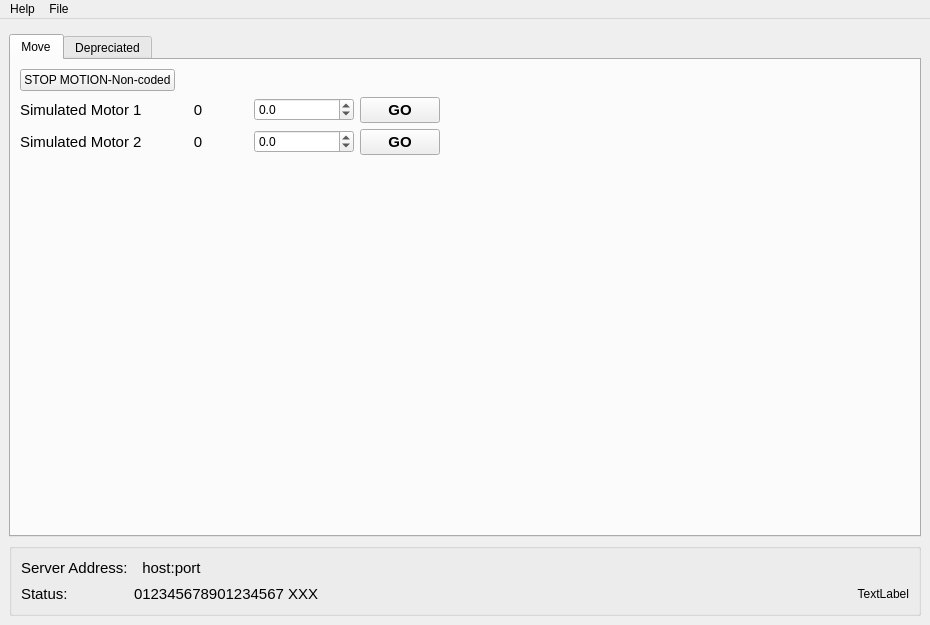
<?xml version="1.0" encoding="UTF-8"?>
<ui version="4.0">
 <class>MainWindow</class>
 <widget class="QMainWindow" name="MainWindow">
  <property name="geometry">
   <rect>
    <x>0</x>
    <y>0</y>
    <width>930</width>
    <height>625</height>
   </rect>
  </property>
  <property name="windowTitle">
   <string>MainWindow</string>
  </property>
  <widget class="QWidget" name="centralwidget">
   <layout class="QVBoxLayout" name="verticalLayout_2">
    <item>
     <layout class="QVBoxLayout" name="verticalLayout_base">
      <property name="spacing">
       <number>0</number>
      </property>
      <property name="sizeConstraint">
       <enum>QLayout::SetDefaultConstraint</enum>
      </property>
      <item>
       <layout class="QHBoxLayout" name="horizontalLayout_bottom">
        <property name="spacing">
         <number>6</number>
        </property>
        <property name="topMargin">
         <number>6</number>
        </property>
        <item>
         <widget class="QTabWidget" name="tabWidget">
          <property name="currentIndex">
           <number>0</number>
          </property>
          <widget class="QWidget" name="tab_move">
           <attribute name="title">
            <string>Move</string>
           </attribute>
           <layout class="QVBoxLayout" name="verticalLayout_5">
            <item>
             <layout class="QVBoxLayout" name="verticalLayout_4">
              <item>
               <layout class="QGridLayout" name="gridLayout">
                <item row="0" column="0">
                 <widget class="QPushButton" name="pushButton_motor_all_stop">
                  <property name="text">
                   <string>STOP MOTION-Non-coded</string>
                  </property>
                 </widget>
                </item>
                <item row="0" column="1">
                 <spacer name="horizontalSpacer_3">
                  <property name="orientation">
                   <enum>Qt::Horizontal</enum>
                  </property>
                  <property name="sizeHint" stdset="0">
                   <size>
                    <width>40</width>
                    <height>20</height>
                   </size>
                  </property>
                 </spacer>
                </item>
               </layout>
              </item>
             </layout>
            </item>
            <item>
             <layout class="QGridLayout" name="gridLayout_4">
              <item row="2" column="0">
               <spacer name="verticalSpacer">
                <property name="orientation">
                 <enum>Qt::Vertical</enum>
                </property>
                <property name="sizeHint" stdset="0">
                 <size>
                  <width>20</width>
                  <height>40</height>
                 </size>
                </property>
               </spacer>
              </item>
              <item row="0" column="1">
               <widget class="QLabel" name="label_motor_one_pos">
                <property name="minimumSize">
                 <size>
                  <width>100</width>
                  <height>20</height>
                 </size>
                </property>
                <property name="font">
                 <font>
                  <pointsize>11</pointsize>
                 </font>
                </property>
                <property name="layoutDirection">
                 <enum>Qt::LeftToRight</enum>
                </property>
                <property name="text">
                 <string>0</string>
                </property>
                <property name="alignment">
                 <set>Qt::AlignCenter</set>
                </property>
               </widget>
              </item>
              <item row="0" column="4">
               <spacer name="horizontalSpacer_2">
                <property name="orientation">
                 <enum>Qt::Horizontal</enum>
                </property>
                <property name="sizeHint" stdset="0">
                 <size>
                  <width>40</width>
                  <height>20</height>
                 </size>
                </property>
               </spacer>
              </item>
              <item row="0" column="0">
               <widget class="QLabel" name="label_motor_one_name">
                <property name="font">
                 <font>
                  <pointsize>11</pointsize>
                 </font>
                </property>
                <property name="text">
                 <string>Simulated Motor 1</string>
                </property>
               </widget>
              </item>
              <item row="1" column="0">
               <widget class="QLabel" name="label_motor_two_name">
                <property name="font">
                 <font>
                  <pointsize>11</pointsize>
                 </font>
                </property>
                <property name="text">
                 <string>Simulated Motor 2</string>
                </property>
               </widget>
              </item>
              <item row="1" column="1">
               <widget class="QLabel" name="label_motor_two_pos">
                <property name="minimumSize">
                 <size>
                  <width>100</width>
                  <height>20</height>
                 </size>
                </property>
                <property name="font">
                 <font>
                  <pointsize>11</pointsize>
                 </font>
                </property>
                <property name="text">
                 <string>0</string>
                </property>
                <property name="alignment">
                 <set>Qt::AlignCenter</set>
                </property>
               </widget>
              </item>
              <item row="1" column="4">
               <spacer name="horizontalSpacer_4">
                <property name="orientation">
                 <enum>Qt::Horizontal</enum>
                </property>
                <property name="sizeHint" stdset="0">
                 <size>
                  <width>40</width>
                  <height>20</height>
                 </size>
                </property>
               </spacer>
              </item>
              <item row="1" column="2">
               <widget class="QDoubleSpinBox" name="doubleSpinBox_motor_two_moveto">
                <property name="minimumSize">
                 <size>
                  <width>100</width>
                  <height>20</height>
                 </size>
                </property>
                <property name="decimals">
                 <number>1</number>
                </property>
                <property name="minimum">
                 <double>-100.000000000000000</double>
                </property>
               </widget>
              </item>
              <item row="0" column="2">
               <widget class="QDoubleSpinBox" name="doubleSpinBox_motor_one_moveto">
                <property name="minimumSize">
                 <size>
                  <width>100</width>
                  <height>20</height>
                 </size>
                </property>
                <property name="decimals">
                 <number>1</number>
                </property>
                <property name="minimum">
                 <double>-100.000000000000000</double>
                </property>
               </widget>
              </item>
              <item row="0" column="3">
               <widget class="QPushButton" name="pushButton_motor_one_movego">
                <property name="font">
                 <font>
                  <pointsize>11</pointsize>
                  <weight>75</weight>
                  <bold>true</bold>
                 </font>
                </property>
                <property name="text">
                 <string>GO</string>
                </property>
               </widget>
              </item>
              <item row="1" column="3">
               <widget class="QPushButton" name="pushButton_motor_two_movego">
                <property name="font">
                 <font>
                  <pointsize>11</pointsize>
                  <weight>75</weight>
                  <bold>true</bold>
                 </font>
                </property>
                <property name="text">
                 <string>GO</string>
                </property>
               </widget>
              </item>
             </layout>
            </item>
           </layout>
          </widget>
          <widget class="QWidget" name="tab_1">
           <attribute name="title">
            <string>Depreciated</string>
           </attribute>
           <layout class="QVBoxLayout" name="verticalLayout_3">
            <item>
             <layout class="QVBoxLayout" name="verticalLayout">
              <item>
               <widget class="QGraphicsView" name="graphicsView"/>
              </item>
              <item>
               <widget class="QGroupBox" name="groupBox_example">
                <property name="title">
                 <string>GroupBox</string>
                </property>
                <layout class="QGridLayout" name="gridLayout_3">
                 <item row="0" column="0">
                  <layout class="QGridLayout" name="gridLayout_2">
                   <item row="0" column="0">
                    <widget class="QLabel" name="label_1">
                     <property name="text">
                      <string>X Pixel:</string>
                     </property>
                    </widget>
                   </item>
                   <item row="0" column="3">
                    <widget class="QLabel" name="label_pixel_y">
                     <property name="minimumSize">
                      <size>
                       <width>100</width>
                       <height>20</height>
                      </size>
                     </property>
                     <property name="text">
                      <string/>
                     </property>
                    </widget>
                   </item>
                   <item row="0" column="2">
                    <widget class="QLabel" name="label_2">
                     <property name="text">
                      <string>Y Pixel:</string>
                     </property>
                    </widget>
                   </item>
                   <item row="0" column="1">
                    <widget class="QLabel" name="label_pixel_x">
                     <property name="minimumSize">
                      <size>
                       <width>100</width>
                       <height>20</height>
                      </size>
                     </property>
                     <property name="text">
                      <string/>
                     </property>
                    </widget>
                   </item>
                   <item row="0" column="4">
                    <spacer name="horizontalSpacer">
                     <property name="orientation">
                      <enum>Qt::Horizontal</enum>
                     </property>
                     <property name="sizeHint" stdset="0">
                      <size>
                       <width>40</width>
                       <height>20</height>
                      </size>
                     </property>
                    </spacer>
                   </item>
                  </layout>
                 </item>
                </layout>
               </widget>
              </item>
             </layout>
            </item>
           </layout>
          </widget>
         </widget>
        </item>
       </layout>
      </item>
      <item>
       <layout class="QHBoxLayout" name="horizontalLayout">
        <property name="topMargin">
         <number>6</number>
        </property>
        <item>
         <widget class="QGroupBox" name="groupBox_statusBar">
          <property name="title">
           <string/>
          </property>
          <layout class="QGridLayout" name="gridLayout_15">
           <item row="0" column="0">
            <layout class="QGridLayout" name="gridLayout_14">
             <item row="1" column="9">
              <widget class="QLabel" name="label_system_time">
               <property name="minimumSize">
                <size>
                 <width>250</width>
                 <height>0</height>
                </size>
               </property>
               <property name="maximumSize">
                <size>
                 <width>250</width>
                 <height>16777215</height>
                </size>
               </property>
               <property name="text">
                <string>TextLabel</string>
               </property>
               <property name="alignment">
                <set>Qt::AlignRight|Qt::AlignTrailing|Qt::AlignVCenter</set>
               </property>
              </widget>
             </item>
             <item row="1" column="8">
              <spacer name="horizontalSpacer_5">
               <property name="orientation">
                <enum>Qt::Horizontal</enum>
               </property>
               <property name="sizeHint" stdset="0">
                <size>
                 <width>40</width>
                 <height>20</height>
                </size>
               </property>
              </spacer>
             </item>
             <item row="1" column="0">
              <widget class="QLabel" name="label_status_label">
               <property name="font">
                <font>
                 <pointsize>11</pointsize>
                </font>
               </property>
               <property name="text">
                <string>Status:</string>
               </property>
              </widget>
             </item>
             <item row="1" column="1">
              <widget class="QLabel" name="label_status_msg">
               <property name="minimumSize">
                <size>
                 <width>300</width>
                 <height>0</height>
                </size>
               </property>
               <property name="maximumSize">
                <size>
                 <width>300</width>
                 <height>16777215</height>
                </size>
               </property>
               <property name="font">
                <font>
                 <pointsize>11</pointsize>
                </font>
               </property>
               <property name="text">
                <string>012345678901234567 XXX </string>
               </property>
              </widget>
             </item>
             <item row="0" column="0">
              <widget class="QLabel" name="label_server_label">
               <property name="font">
                <font>
                 <pointsize>11</pointsize>
                </font>
               </property>
               <property name="text">
                <string>Server Address:</string>
               </property>
              </widget>
             </item>
             <item row="0" column="1">
              <widget class="QLabel" name="label_server_address">
               <property name="font">
                <font>
                 <pointsize>11</pointsize>
                </font>
               </property>
               <property name="text">
                <string>  host:port </string>
               </property>
              </widget>
             </item>
             <item row="0" column="8">
              <spacer name="horizontalSpacer_6">
               <property name="orientation">
                <enum>Qt::Horizontal</enum>
               </property>
               <property name="sizeHint" stdset="0">
                <size>
                 <width>40</width>
                 <height>20</height>
                </size>
               </property>
              </spacer>
             </item>
            </layout>
           </item>
          </layout>
         </widget>
        </item>
       </layout>
      </item>
     </layout>
    </item>
   </layout>
  </widget>
  <widget class="QMenuBar" name="menubar">
   <property name="geometry">
    <rect>
     <x>0</x>
     <y>0</y>
     <width>930</width>
     <height>25</height>
    </rect>
   </property>
   <widget class="QMenu" name="menuHelp">
    <property name="title">
     <string>Help</string>
    </property>
    <widget class="QMenu" name="menuDebugging">
     <property name="title">
      <string>Debugging</string>
     </property>
     <addaction name="action_pv_list"/>
     <addaction name="action_var_list"/>
    </widget>
    <addaction name="action_about"/>
    <addaction name="menuDebugging"/>
   </widget>
   <widget class="QMenu" name="menuSetup">
    <property name="title">
     <string>File</string>
    </property>
   </widget>
   <addaction name="menuHelp"/>
   <addaction name="menuSetup"/>
  </widget>
  <action name="action_about">
   <property name="text">
    <string>About</string>
   </property>
  </action>
  <action name="action_pv_list">
   <property name="text">
    <string>PV List</string>
   </property>
  </action>
  <action name="action_var_list">
   <property name="text">
    <string>VAR List</string>
   </property>
  </action>
  <action name="action_toggle_viewport">
   <property name="text">
    <string>Toggle View Port Frame</string>
   </property>
  </action>
  <action name="action_toggle_label_frames">
   <property name="text">
    <string>Toggle Label Frames</string>
   </property>
  </action>
  <action name="action_toggle_click_regions">
   <property name="text">
    <string>Toggle Click Regions</string>
   </property>
  </action>
  <action name="action_random_lines_draw">
   <property name="text">
    <string>Random Lines Draw</string>
   </property>
  </action>
  <action name="action_random_lines_erase">
   <property name="text">
    <string>Random Lines Erase</string>
   </property>
  </action>
  <action name="action_beam_render_test">
   <property name="text">
    <string>Beam Render Test</string>
   </property>
  </action>
  <action name="action_beam_erase">
   <property name="text">
    <string>Beam Erase</string>
   </property>
  </action>
  <action name="action_monitor_callbacks">
   <property name="text">
    <string>Monitor Callbacks</string>
   </property>
  </action>
  <action name="action_config">
   <property name="text">
    <string>Configuration</string>
   </property>
  </action>
  <action name="action_camera_positioner_test">
   <property name="text">
    <string>Camera Positioner Test</string>
   </property>
  </action>
  <action name="action_camera_positioner_erase">
   <property name="text">
    <string>Camera Positioner Erase</string>
   </property>
  </action>
  <action name="action_camera_positioner_ping">
   <property name="text">
    <string>Camera Positioner Ping</string>
   </property>
  </action>
  <action name="action_beam_ping">
   <property name="text">
    <string>Beam Ping</string>
   </property>
  </action>
  <action name="action_optics_table_ping">
   <property name="text">
    <string>Optics Table Ping</string>
   </property>
  </action>
 </widget>
 <resources/>
 <connections/>
</ui>
